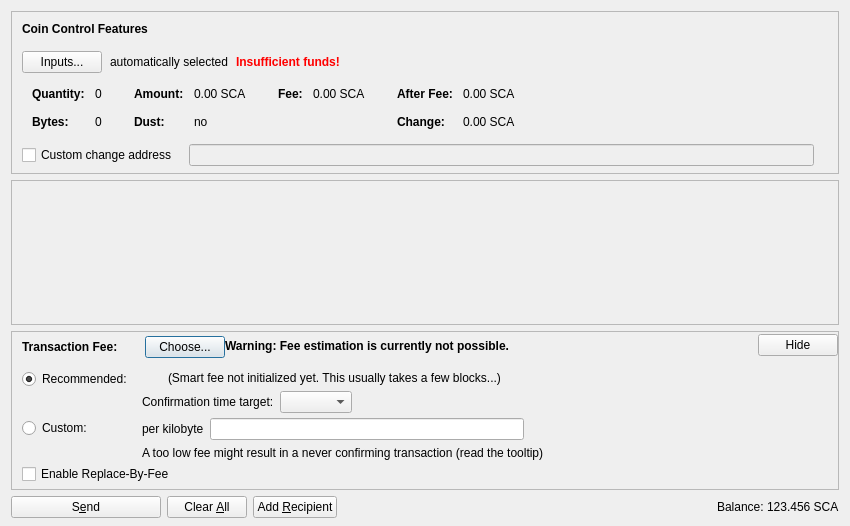
<?xml version="1.0" encoding="UTF-8"?>
<ui version="4.0">
 <class>SendCoinsDialog</class>
 <widget class="QDialog" name="SendCoinsDialog">
  <property name="geometry">
   <rect>
    <x>0</x>
    <y>0</y>
    <width>850</width>
    <height>526</height>
   </rect>
  </property>
  <property name="windowTitle">
   <string>Send Coins</string>
  </property>
  <layout class="QVBoxLayout" name="verticalLayout" stretch="0,1,0,0">
   <property name="bottomMargin">
    <number>8</number>
   </property>
   <item>
    <widget class="QFrame" name="frameCoinControl">
     <property name="sizePolicy">
      <sizepolicy hsizetype="Expanding" vsizetype="Expanding">
       <horstretch>0</horstretch>
       <verstretch>0</verstretch>
      </sizepolicy>
     </property>
     <property name="maximumSize">
      <size>
       <width>16777215</width>
       <height>16777215</height>
      </size>
     </property>
     <property name="frameShape">
      <enum>QFrame::StyledPanel</enum>
     </property>
     <property name="frameShadow">
      <enum>QFrame::Sunken</enum>
     </property>
     <layout class="QVBoxLayout" name="verticalLayoutCoinControl2">
      <property name="spacing">
       <number>0</number>
      </property>
      <property name="leftMargin">
       <number>0</number>
      </property>
      <property name="topMargin">
       <number>0</number>
      </property>
      <property name="rightMargin">
       <number>0</number>
      </property>
      <property name="bottomMargin">
       <number>6</number>
      </property>
      <item>
       <layout class="QVBoxLayout" name="verticalLayoutCoinControl" stretch="0,0,0,0,1">
        <property name="spacing">
         <number>0</number>
        </property>
        <property name="leftMargin">
         <number>10</number>
        </property>
        <property name="topMargin">
         <number>10</number>
        </property>
        <item>
         <layout class="QHBoxLayout" name="horizontalLayoutCoinControl1">
          <property name="bottomMargin">
           <number>15</number>
          </property>
          <item>
           <widget class="QLabel" name="labelCoinControlFeatures">
            <property name="sizePolicy">
             <sizepolicy hsizetype="Preferred" vsizetype="Maximum">
              <horstretch>0</horstretch>
              <verstretch>0</verstretch>
             </sizepolicy>
            </property>
            <property name="font">
             <font>
              <weight>75</weight>
              <bold>true</bold>
             </font>
            </property>
            <property name="styleSheet">
             <string notr="true">font-weight:bold;</string>
            </property>
            <property name="text">
             <string>Coin Control Features</string>
            </property>
           </widget>
          </item>
         </layout>
        </item>
        <item>
         <layout class="QHBoxLayout" name="horizontalLayoutCoinControl2" stretch="0,0,0,0">
          <property name="spacing">
           <number>8</number>
          </property>
          <property name="bottomMargin">
           <number>10</number>
          </property>
          <item>
           <widget class="QPushButton" name="pushButtonCoinControl">
            <property name="styleSheet">
             <string notr="true"/>
            </property>
            <property name="text">
             <string>Inputs...</string>
            </property>
            <property name="autoDefault">
             <bool>false</bool>
            </property>
           </widget>
          </item>
          <item>
           <widget class="QLabel" name="labelCoinControlAutomaticallySelected">
            <property name="text">
             <string>automatically selected</string>
            </property>
            <property name="margin">
             <number>5</number>
            </property>
           </widget>
          </item>
          <item>
           <widget class="QLabel" name="labelCoinControlInsuffFunds">
            <property name="font">
             <font>
              <weight>75</weight>
              <bold>true</bold>
             </font>
            </property>
            <property name="styleSheet">
             <string notr="true">color:red;font-weight:bold;</string>
            </property>
            <property name="text">
             <string>Insufficient funds!</string>
            </property>
            <property name="margin">
             <number>5</number>
            </property>
           </widget>
          </item>
          <item>
           <spacer name="horizontalSpacerCoinControl">
            <property name="orientation">
             <enum>Qt::Horizontal</enum>
            </property>
            <property name="sizeHint" stdset="0">
             <size>
              <width>40</width>
              <height>1</height>
             </size>
            </property>
           </spacer>
          </item>
         </layout>
        </item>
        <item>
         <widget class="QWidget" name="widgetCoinControl" native="true">
          <property name="sizePolicy">
           <sizepolicy hsizetype="Preferred" vsizetype="Preferred">
            <horstretch>0</horstretch>
            <verstretch>0</verstretch>
           </sizepolicy>
          </property>
          <property name="minimumSize">
           <size>
            <width>0</width>
            <height>0</height>
           </size>
          </property>
          <property name="styleSheet">
           <string notr="true"/>
          </property>
          <layout class="QHBoxLayout" name="horizontalLayoutCoinControl5">
           <property name="leftMargin">
            <number>0</number>
           </property>
           <property name="topMargin">
            <number>0</number>
           </property>
           <property name="rightMargin">
            <number>0</number>
           </property>
           <property name="bottomMargin">
            <number>0</number>
           </property>
           <item>
            <layout class="QHBoxLayout" name="horizontalLayoutCoinControl3" stretch="0,0,0,1">
             <property name="spacing">
              <number>20</number>
             </property>
             <property name="topMargin">
              <number>0</number>
             </property>
             <property name="bottomMargin">
              <number>10</number>
             </property>
             <item>
              <layout class="QFormLayout" name="formLayoutCoinControl1">
               <property name="horizontalSpacing">
                <number>10</number>
               </property>
               <property name="verticalSpacing">
                <number>14</number>
               </property>
               <property name="leftMargin">
                <number>10</number>
               </property>
               <property name="topMargin">
                <number>4</number>
               </property>
               <property name="rightMargin">
                <number>6</number>
               </property>
               <item row="0" column="0">
                <widget class="QLabel" name="labelCoinControlQuantityText">
                 <property name="font">
                  <font>
                   <weight>75</weight>
                   <bold>true</bold>
                  </font>
                 </property>
                 <property name="text">
                  <string>Quantity:</string>
                 </property>
                 <property name="margin">
                  <number>0</number>
                 </property>
                </widget>
               </item>
               <item row="0" column="1">
                <widget class="QLabel" name="labelCoinControlQuantity">
                 <property name="cursor">
                  <cursorShape>IBeamCursor</cursorShape>
                 </property>
                 <property name="contextMenuPolicy">
                  <enum>Qt::ActionsContextMenu</enum>
                 </property>
                 <property name="text">
                  <string notr="true">0</string>
                 </property>
                 <property name="margin">
                  <number>0</number>
                 </property>
                 <property name="textInteractionFlags">
                  <set>Qt::LinksAccessibleByMouse|Qt::TextSelectableByKeyboard|Qt::TextSelectableByMouse</set>
                 </property>
                </widget>
               </item>
               <item row="1" column="0">
                <widget class="QLabel" name="labelCoinControlBytesText">
                 <property name="font">
                  <font>
                   <weight>75</weight>
                   <bold>true</bold>
                  </font>
                 </property>
                 <property name="text">
                  <string>Bytes:</string>
                 </property>
                </widget>
               </item>
               <item row="1" column="1">
                <widget class="QLabel" name="labelCoinControlBytes">
                 <property name="cursor">
                  <cursorShape>IBeamCursor</cursorShape>
                 </property>
                 <property name="contextMenuPolicy">
                  <enum>Qt::ActionsContextMenu</enum>
                 </property>
                 <property name="text">
                  <string notr="true">0</string>
                 </property>
                 <property name="textInteractionFlags">
                  <set>Qt::LinksAccessibleByMouse|Qt::TextSelectableByKeyboard|Qt::TextSelectableByMouse</set>
                 </property>
                </widget>
               </item>
              </layout>
             </item>
             <item>
              <layout class="QFormLayout" name="formLayoutCoinControl2">
               <property name="horizontalSpacing">
                <number>10</number>
               </property>
               <property name="verticalSpacing">
                <number>14</number>
               </property>
               <property name="leftMargin">
                <number>6</number>
               </property>
               <property name="topMargin">
                <number>4</number>
               </property>
               <property name="rightMargin">
                <number>6</number>
               </property>
               <item row="0" column="0">
                <widget class="QLabel" name="labelCoinControlAmountText">
                 <property name="font">
                  <font>
                   <weight>75</weight>
                   <bold>true</bold>
                  </font>
                 </property>
                 <property name="text">
                  <string>Amount:</string>
                 </property>
                 <property name="margin">
                  <number>0</number>
                 </property>
                </widget>
               </item>
               <item row="0" column="1">
                <widget class="QLabel" name="labelCoinControlAmount">
                 <property name="cursor">
                  <cursorShape>IBeamCursor</cursorShape>
                 </property>
                 <property name="contextMenuPolicy">
                  <enum>Qt::ActionsContextMenu</enum>
                 </property>
                 <property name="text">
                  <string notr="true">0.00 SCA</string>
                 </property>
                 <property name="textInteractionFlags">
                  <set>Qt::LinksAccessibleByMouse|Qt::TextSelectableByKeyboard|Qt::TextSelectableByMouse</set>
                 </property>
                </widget>
               </item>
               <item row="1" column="0">
                <widget class="QLabel" name="labelCoinControlLowOutputText">
                 <property name="font">
                  <font>
                   <weight>75</weight>
                   <bold>true</bold>
                  </font>
                 </property>
                 <property name="text">
                  <string>Dust:</string>
                 </property>
                </widget>
               </item>
               <item row="1" column="1">
                <widget class="QLabel" name="labelCoinControlLowOutput">
                 <property name="cursor">
                  <cursorShape>IBeamCursor</cursorShape>
                 </property>
                 <property name="contextMenuPolicy">
                  <enum>Qt::ActionsContextMenu</enum>
                 </property>
                 <property name="text">
                  <string notr="true">no</string>
                 </property>
                 <property name="textInteractionFlags">
                  <set>Qt::LinksAccessibleByMouse|Qt::TextSelectableByKeyboard|Qt::TextSelectableByMouse</set>
                 </property>
                </widget>
               </item>
              </layout>
             </item>
             <item>
              <layout class="QFormLayout" name="formLayoutCoinControl3">
               <property name="horizontalSpacing">
                <number>10</number>
               </property>
               <property name="verticalSpacing">
                <number>14</number>
               </property>
               <property name="leftMargin">
                <number>6</number>
               </property>
               <property name="topMargin">
                <number>4</number>
               </property>
               <property name="rightMargin">
                <number>6</number>
               </property>
               <item row="0" column="0">
                <widget class="QLabel" name="labelCoinControlFeeText">
                 <property name="font">
                  <font>
                   <weight>75</weight>
                   <bold>true</bold>
                  </font>
                 </property>
                 <property name="text">
                  <string>Fee:</string>
                 </property>
                 <property name="margin">
                  <number>0</number>
                 </property>
                </widget>
               </item>
               <item row="0" column="1">
                <widget class="QLabel" name="labelCoinControlFee">
                 <property name="cursor">
                  <cursorShape>IBeamCursor</cursorShape>
                 </property>
                 <property name="contextMenuPolicy">
                  <enum>Qt::ActionsContextMenu</enum>
                 </property>
                 <property name="text">
                  <string notr="true">0.00 SCA</string>
                 </property>
                 <property name="textInteractionFlags">
                  <set>Qt::LinksAccessibleByMouse|Qt::TextSelectableByKeyboard|Qt::TextSelectableByMouse</set>
                 </property>
                </widget>
               </item>
              </layout>
             </item>
             <item>
              <layout class="QFormLayout" name="formLayoutCoinControl4">
               <property name="horizontalSpacing">
                <number>10</number>
               </property>
               <property name="verticalSpacing">
                <number>14</number>
               </property>
               <property name="leftMargin">
                <number>6</number>
               </property>
               <property name="topMargin">
                <number>4</number>
               </property>
               <property name="rightMargin">
                <number>6</number>
               </property>
               <item row="0" column="0">
                <widget class="QLabel" name="labelCoinControlAfterFeeText">
                 <property name="font">
                  <font>
                   <weight>75</weight>
                   <bold>true</bold>
                  </font>
                 </property>
                 <property name="text">
                  <string>After Fee:</string>
                 </property>
                 <property name="margin">
                  <number>0</number>
                 </property>
                </widget>
               </item>
               <item row="0" column="1">
                <widget class="QLabel" name="labelCoinControlAfterFee">
                 <property name="cursor">
                  <cursorShape>IBeamCursor</cursorShape>
                 </property>
                 <property name="contextMenuPolicy">
                  <enum>Qt::ActionsContextMenu</enum>
                 </property>
                 <property name="text">
                  <string notr="true">0.00 SCA</string>
                 </property>
                 <property name="textInteractionFlags">
                  <set>Qt::LinksAccessibleByMouse|Qt::TextSelectableByKeyboard|Qt::TextSelectableByMouse</set>
                 </property>
                </widget>
               </item>
               <item row="1" column="0">
                <widget class="QLabel" name="labelCoinControlChangeText">
                 <property name="font">
                  <font>
                   <weight>75</weight>
                   <bold>true</bold>
                  </font>
                 </property>
                 <property name="text">
                  <string>Change:</string>
                 </property>
                </widget>
               </item>
               <item row="1" column="1">
                <widget class="QLabel" name="labelCoinControlChange">
                 <property name="cursor">
                  <cursorShape>IBeamCursor</cursorShape>
                 </property>
                 <property name="contextMenuPolicy">
                  <enum>Qt::ActionsContextMenu</enum>
                 </property>
                 <property name="text">
                  <string notr="true">0.00 SCA</string>
                 </property>
                 <property name="textInteractionFlags">
                  <set>Qt::LinksAccessibleByMouse|Qt::TextSelectableByKeyboard|Qt::TextSelectableByMouse</set>
                 </property>
                </widget>
               </item>
              </layout>
             </item>
            </layout>
           </item>
          </layout>
         </widget>
        </item>
        <item>
         <layout class="QHBoxLayout" name="horizontalLayoutCoinControl4" stretch="0,0,0">
          <property name="spacing">
           <number>12</number>
          </property>
          <property name="sizeConstraint">
           <enum>QLayout::SetDefaultConstraint</enum>
          </property>
          <property name="topMargin">
           <number>5</number>
          </property>
          <property name="rightMargin">
           <number>5</number>
          </property>
          <item>
           <widget class="QCheckBox" name="checkBoxCoinControlChange">
            <property name="toolTip">
             <string>If this is activated, but the change address is empty or invalid, change will be sent to a newly generated address.</string>
            </property>
            <property name="text">
             <string>Custom change address</string>
            </property>
           </widget>
          </item>
          <item>
           <widget class="QValidatedLineEdit" name="lineEditCoinControlChange">
            <property name="enabled">
             <bool>false</bool>
            </property>
            <property name="sizePolicy">
             <sizepolicy hsizetype="Expanding" vsizetype="Fixed">
              <horstretch>0</horstretch>
              <verstretch>0</verstretch>
             </sizepolicy>
            </property>
           </widget>
          </item>
          <item>
           <widget class="QLabel" name="labelCoinControlChangeLabel">
            <property name="sizePolicy">
             <sizepolicy hsizetype="Preferred" vsizetype="Expanding">
              <horstretch>0</horstretch>
              <verstretch>0</verstretch>
             </sizepolicy>
            </property>
            <property name="minimumSize">
             <size>
              <width>0</width>
              <height>0</height>
             </size>
            </property>
            <property name="text">
             <string/>
            </property>
            <property name="margin">
             <number>3</number>
            </property>
           </widget>
          </item>
         </layout>
        </item>
        <item>
         <spacer name="verticalSpacerCoinControl">
          <property name="orientation">
           <enum>Qt::Vertical</enum>
          </property>
          <property name="sizeHint" stdset="0">
           <size>
            <width>800</width>
            <height>1</height>
           </size>
          </property>
         </spacer>
        </item>
       </layout>
      </item>
     </layout>
    </widget>
   </item>
   <item>
    <widget class="QScrollArea" name="scrollArea">
     <property name="widgetResizable">
      <bool>true</bool>
     </property>
     <widget class="QWidget" name="scrollAreaWidgetContents">
      <property name="geometry">
       <rect>
        <x>0</x>
        <y>0</y>
        <width>830</width>
        <height>104</height>
       </rect>
      </property>
      <layout class="QVBoxLayout" name="verticalLayout_2" stretch="0,1">
       <property name="leftMargin">
        <number>0</number>
       </property>
       <property name="topMargin">
        <number>0</number>
       </property>
       <property name="rightMargin">
        <number>0</number>
       </property>
       <property name="bottomMargin">
        <number>0</number>
       </property>
       <item>
        <layout class="QVBoxLayout" name="entries">
         <property name="spacing">
          <number>6</number>
         </property>
        </layout>
       </item>
       <item>
        <spacer name="verticalSpacer">
         <property name="orientation">
          <enum>Qt::Vertical</enum>
         </property>
         <property name="sizeHint" stdset="0">
          <size>
           <width>20</width>
           <height>40</height>
          </size>
         </property>
        </spacer>
       </item>
      </layout>
     </widget>
    </widget>
   </item>
   <item>
    <widget class="QFrame" name="frameFee">
     <property name="sizePolicy">
      <sizepolicy hsizetype="Expanding" vsizetype="Expanding">
       <horstretch>0</horstretch>
       <verstretch>0</verstretch>
      </sizepolicy>
     </property>
     <property name="maximumSize">
      <size>
       <width>16777215</width>
       <height>16777215</height>
      </size>
     </property>
     <property name="frameShape">
      <enum>QFrame::StyledPanel</enum>
     </property>
     <property name="frameShadow">
      <enum>QFrame::Sunken</enum>
     </property>
     <layout class="QVBoxLayout" name="verticalLayoutFee1">
      <property name="spacing">
       <number>0</number>
      </property>
      <property name="leftMargin">
       <number>0</number>
      </property>
      <property name="topMargin">
       <number>0</number>
      </property>
      <property name="rightMargin">
       <number>0</number>
      </property>
      <property name="bottomMargin">
       <number>0</number>
      </property>
      <item>
       <layout class="QVBoxLayout" name="verticalLayoutFee2" stretch="0,0,0">
        <property name="spacing">
         <number>0</number>
        </property>
        <property name="leftMargin">
         <number>10</number>
        </property>
        <property name="topMargin">
         <number>0</number>
        </property>
        <item>
         <layout class="QHBoxLayout" name="horizontalLayoutFee1">
          <property name="bottomMargin">
           <number>0</number>
          </property>
          <item>
           <layout class="QVBoxLayout" name="verticalLayoutFee7">
            <property name="spacing">
             <number>0</number>
            </property>
            <item>
             <spacer name="verticalSpacerSmartFee">
              <property name="orientation">
               <enum>Qt::Vertical</enum>
              </property>
              <property name="sizeType">
               <enum>QSizePolicy::Fixed</enum>
              </property>
              <property name="sizeHint" stdset="0">
               <size>
                <width>1</width>
                <height>4</height>
               </size>
              </property>
             </spacer>
            </item>
            <item>
             <layout class="QHBoxLayout" name="horizontalLayoutSmartFee">
              <property name="spacing">
               <number>10</number>
              </property>
              <item>
               <widget class="QLabel" name="labelFeeHeadline">
                <property name="sizePolicy">
                 <sizepolicy hsizetype="Preferred" vsizetype="Maximum">
                  <horstretch>0</horstretch>
                  <verstretch>0</verstretch>
                 </sizepolicy>
                </property>
                <property name="font">
                 <font>
                  <weight>75</weight>
                  <bold>true</bold>
                 </font>
                </property>
                <property name="styleSheet">
                 <string notr="true">font-weight:bold;</string>
                </property>
                <property name="text">
                 <string>Transaction Fee:</string>
                </property>
               </widget>
              </item>
              <item>
               <widget class="QLabel" name="labelFeeMinimized">
                <property name="text">
                 <string/>
                </property>
               </widget>
              </item>
              <item>
               <widget class="QPushButton" name="buttonChooseFee">
                <property name="text">
                 <string>Choose...</string>
                </property>
               </widget>
              </item>
             </layout>
            </item>
            <item>
             <spacer name="verticalSpacer_5">
              <property name="orientation">
               <enum>Qt::Vertical</enum>
              </property>
              <property name="sizeHint" stdset="0">
               <size>
                <width>1</width>
                <height>1</height>
               </size>
              </property>
             </spacer>
            </item>
           </layout>
          </item>
          <item>
           <widget class="QLabel" name="fallbackFeeWarningLabel">
            <property name="toolTip">
             <string>Using the fallbackfee can result in sending a transaction that will take several hours or days (or never) to confirm. Consider choosing your fee manually or wait until you have validated the complete chain.</string>
            </property>
            <property name="font">
            <font>
                <weight>75</weight>
                <bold>true</bold>
            </font>
            </property>
            <property name="text">
             <string>Warning: Fee estimation is currently not possible.</string>
            </property>
            <property name="wordWrap">
             <bool>false</bool>
            </property>
           </widget>
          </item>
          <item>
           <spacer name="horizontalSpacer_4">
            <property name="orientation">
             <enum>Qt::Horizontal</enum>
            </property>
            <property name="sizeType">
             <enum>QSizePolicy::MinimumExpanding</enum>
            </property>
            <property name="sizeHint" stdset="0">
             <size>
              <width>40</width>
              <height>20</height>
             </size>
            </property>
           </spacer>
          </item>
          <item>
           <widget class="QPushButton" name="buttonMinimizeFee">
            <property name="toolTip">
             <string>collapse fee-settings</string>
            </property>
            <property name="text">
             <string>Hide</string>
            </property>
           </widget>
          </item>
         </layout>
        </item>
        <item>
         <widget class="QFrame" name="frameFeeSelection">
          <layout class="QVBoxLayout" name="verticalLayoutFee12">
           <property name="spacing">
            <number>0</number>
           </property>
           <property name="leftMargin">
            <number>0</number>
           </property>
           <property name="topMargin">
            <number>0</number>
           </property>
           <property name="rightMargin">
            <number>0</number>
           </property>
           <property name="bottomMargin">
            <number>0</number>
           </property>
           <item>
            <layout class="QGridLayout" name="gridLayoutFee">
             <property name="topMargin">
              <number>10</number>
             </property>
             <property name="bottomMargin">
              <number>4</number>
             </property>
             <property name="horizontalSpacing">
              <number>10</number>
             </property>
             <property name="verticalSpacing">
              <number>4</number>
             </property>
             <item row="1" column="1">
              <layout class="QVBoxLayout" name="verticalLayoutFee8">
               <property name="spacing">
                <number>6</number>
               </property>
               <item>
                <layout class="QHBoxLayout" name="horizontalLayoutFee13">
                 <item>
                  <widget class="QLabel" name="labelCustomPerKilobyte">
                   <property name="toolTip">
                    <string>Specify a custom fee per kB (1,000 bytes) of the transaction's virtual size.

Note:  Since the fee is calculated on a per-byte basis, a fee of "100 satoshis per kB" for a transaction size of 500 bytes (half of 1 kB) would ultimately yield a fee of only 50 satoshis.</string>
                   </property>
                   <property name="text">
                    <string>per kilobyte</string>
                   </property>
                  </widget>
                 </item>
                 <item>
                  <widget class="BitcoinAmountField" name="customFee"/>
                 </item>
                 <item>
                  <spacer name="horizontalSpacer_6">
                   <property name="orientation">
                    <enum>Qt::Horizontal</enum>
                   </property>
                   <property name="sizeHint" stdset="0">
                    <size>
                     <width>1</width>
                     <height>1</height>
                    </size>
                   </property>
                  </spacer>
                 </item>
                </layout>
               </item>
               <item>
                <layout class="QHBoxLayout" name="horizontalLayoutFee8">
                 <item>
                  <widget class="QLabel" name="labelCustomFeeWarning">
                   <property name="enabled">
                    <bool>true</bool>
                   </property>
                   <property name="toolTip">
                    <string>When there is less transaction volume than space in the blocks, miners as well as relaying nodes may enforce a minimum fee. Paying only this minimum fee is just fine, but be aware that this can result in a never confirming transaction once there is more demand for scalaris transactions than the network can process.</string>
                   </property>
                   <property name="text">
                    <string>A too low fee might result in a never confirming transaction (read the tooltip)</string>
                   </property>
                  </widget>
                 </item>
                 <item>
                  <spacer name="horizontalSpacer_2">
                   <property name="orientation">
                    <enum>Qt::Horizontal</enum>
                   </property>
                   <property name="sizeHint" stdset="0">
                    <size>
                     <width>1</width>
                     <height>1</height>
                    </size>
                   </property>
                  </spacer>
                 </item>
                </layout>
               </item>
              </layout>
             </item>
             <item row="0" column="0">
              <layout class="QVBoxLayout" name="verticalLayoutFee4" stretch="0,1">
               <item>
                <widget class="QRadioButton" name="radioSmartFee">
                 <property name="text">
                  <string>Recommended:</string>
                 </property>
                 <property name="checked">
                  <bool>true</bool>
                 </property>
                 <attribute name="buttonGroup">
                  <string notr="true">groupFee</string>
                 </attribute>
                </widget>
               </item>
               <item>
                <spacer name="verticalSpacer_2">
                 <property name="orientation">
                  <enum>Qt::Vertical</enum>
                 </property>
                 <property name="sizeHint" stdset="0">
                  <size>
                   <width>1</width>
                   <height>1</height>
                  </size>
                 </property>
                </spacer>
               </item>
              </layout>
             </item>
             <item row="1" column="0">
              <layout class="QVBoxLayout" name="verticalLayoutFee9" stretch="0,1">
               <item>
                <widget class="QRadioButton" name="radioCustomFee">
                 <property name="text">
                  <string>Custom:</string>
                 </property>
                 <attribute name="buttonGroup">
                  <string notr="true">groupFee</string>
                 </attribute>
                </widget>
               </item>
               <item>
                <spacer name="verticalSpacer_6">
                 <property name="orientation">
                  <enum>Qt::Vertical</enum>
                 </property>
                 <property name="sizeHint" stdset="0">
                  <size>
                   <width>1</width>
                   <height>1</height>
                  </size>
                 </property>
                </spacer>
               </item>
              </layout>
             </item>
             <item row="0" column="1">
              <layout class="QVBoxLayout" name="verticalLayoutFee3" stretch="0,0,1">
               <property name="spacing">
                <number>6</number>
               </property>
               <property name="topMargin">
                <number>2</number>
               </property>
               <item>
                <layout class="QHBoxLayout" name="horizontalLayoutFee12">
                 <item>
                  <widget class="QLabel" name="labelSmartFee">
                   <property name="text">
                    <string/>
                   </property>
                  </widget>
                 </item>
                 <item>
                  <widget class="QLabel" name="labelFeeEstimation">
                   <property name="text">
                    <string/>
                   </property>
                  </widget>
                 </item>
                 <item>
                  <widget class="QLabel" name="labelSmartFee2">
                   <property name="text">
                    <string>(Smart fee not initialized yet. This usually takes a few blocks...)</string>
                   </property>
                  </widget>
                 </item>
                 <item>
                  <spacer name="horizontalSpacer_5">
                   <property name="orientation">
                    <enum>Qt::Horizontal</enum>
                   </property>
                   <property name="sizeHint" stdset="0">
                    <size>
                     <width>1</width>
                     <height>1</height>
                    </size>
                   </property>
                  </spacer>
                 </item>
                </layout>
               </item>
               <item>
                <layout class="QHBoxLayout" name="horizontalLayoutFee9">
                 <item>
                  <layout class="QVBoxLayout" name="verticalLayoutFee6">
                   <item>
                    <widget class="QLabel" name="labelSmartFee3">
                     <property name="text">
                      <string>Confirmation time target:</string>
                     </property>
                    </widget>
                   </item>
                  </layout>
                 </item>
                 <item>
                  <layout class="QVBoxLayout" name="verticalLayoutFee5">
                   <property name="rightMargin">
                    <number>30</number>
                   </property>
                   <item>
                    <layout class="QHBoxLayout" name="horizontalLayoutConfTarget">
                     <property name="bottomMargin">
                      <number>0</number>
                     </property>
                     <item>
                      <widget class="QComboBox" name="confTargetSelector"/>
                     </item>
                     <item>
                      <spacer name="horizontalSpacerConfTarget">
                       <property name="orientation">
                        <enum>Qt::Horizontal</enum>
                       </property>
                       <property name="sizeHint" stdset="0">
                        <size>
                         <width>40</width>
                         <height>20</height>
                        </size>
                       </property>
                      </spacer>
                     </item>
                    </layout>
                   </item>
                  </layout>
                 </item>
                </layout>
               </item>
               <item>
                <spacer name="verticalSpacer_4">
                 <property name="orientation">
                  <enum>Qt::Vertical</enum>
                 </property>
                 <property name="sizeHint" stdset="0">
                  <size>
                   <width>1</width>
                   <height>1</height>
                  </size>
                 </property>
                </spacer>
               </item>
              </layout>
             </item>
            </layout>
           </item>
           <item>
            <widget class="QCheckBox" name="optInRBF">
             <property name="text">
              <string>Enable Replace-By-Fee</string>
             </property>
             <property name="toolTip">
              <string>With Replace-By-Fee (BIP-125) you can increase a transaction's fee after it is sent. Without this, a higher fee may be recommended to compensate for increased transaction delay risk.</string>
             </property>
            </widget>
           </item>
          </layout>
         </widget>
        </item>
        <item>
         <spacer name="verticalSpacerFee">
          <property name="orientation">
           <enum>Qt::Vertical</enum>
          </property>
          <property name="sizeHint" stdset="0">
           <size>
            <width>40</width>
            <height>5</height>
           </size>
          </property>
         </spacer>
        </item>
       </layout>
      </item>
     </layout>
    </widget>
   </item>
   <item>
    <layout class="QHBoxLayout" name="horizontalLayout">
     <item>
      <widget class="QPushButton" name="sendButton">
       <property name="minimumSize">
        <size>
         <width>150</width>
         <height>0</height>
        </size>
       </property>
       <property name="toolTip">
        <string>Confirm the send action</string>
       </property>
       <property name="text">
        <string>S&amp;end</string>
       </property>
       <property name="icon">
        <iconset resource="../bitcoin.qrc">
         <normaloff>:/icons/send</normaloff>:/icons/send</iconset>
       </property>
       <property name="autoDefault">
        <bool>false</bool>
       </property>
       <property name="default">
        <bool>false</bool>
       </property>
      </widget>
     </item>
     <item>
      <widget class="QPushButton" name="clearButton">
       <property name="sizePolicy">
        <sizepolicy hsizetype="Minimum" vsizetype="Fixed">
         <horstretch>0</horstretch>
         <verstretch>0</verstretch>
        </sizepolicy>
       </property>
       <property name="toolTip">
        <string>Clear all fields of the form.</string>
       </property>
       <property name="text">
        <string>Clear &amp;All</string>
       </property>
       <property name="icon">
        <iconset resource="../bitcoin.qrc">
         <normaloff>:/icons/remove</normaloff>:/icons/remove</iconset>
       </property>
       <property name="autoDefault">
        <bool>false</bool>
       </property>
      </widget>
     </item>
     <item>
      <widget class="QPushButton" name="addButton">
       <property name="toolTip">
        <string>Send to multiple recipients at once</string>
       </property>
       <property name="text">
        <string>Add &amp;Recipient</string>
       </property>
       <property name="icon">
        <iconset resource="../bitcoin.qrc">
         <normaloff>:/icons/add</normaloff>:/icons/add</iconset>
       </property>
       <property name="autoDefault">
        <bool>false</bool>
       </property>
      </widget>
     </item>
     <item>
      <spacer name="horizontalSpacer">
       <property name="orientation">
        <enum>Qt::Horizontal</enum>
       </property>
       <property name="sizeHint" stdset="0">
        <size>
         <width>40</width>
         <height>20</height>
        </size>
       </property>
      </spacer>
     </item>
     <item>
      <layout class="QHBoxLayout" name="horizontalLayout_2">
       <property name="spacing">
        <number>3</number>
       </property>
       <item>
        <widget class="QLabel" name="label">
         <property name="sizePolicy">
          <sizepolicy hsizetype="Preferred" vsizetype="Fixed">
           <horstretch>0</horstretch>
           <verstretch>0</verstretch>
          </sizepolicy>
         </property>
         <property name="text">
          <string>Balance:</string>
         </property>
        </widget>
       </item>
       <item>
        <widget class="QLabel" name="labelBalance">
         <property name="sizePolicy">
          <sizepolicy hsizetype="Preferred" vsizetype="Fixed">
           <horstretch>0</horstretch>
           <verstretch>0</verstretch>
          </sizepolicy>
         </property>
         <property name="cursor">
          <cursorShape>IBeamCursor</cursorShape>
         </property>
         <property name="text">
          <string notr="true">123.456 SCA</string>
         </property>
         <property name="textInteractionFlags">
          <set>Qt::LinksAccessibleByMouse|Qt::TextSelectableByKeyboard|Qt::TextSelectableByMouse</set>
         </property>
        </widget>
       </item>
      </layout>
     </item>
    </layout>
   </item>
  </layout>
 </widget>
 <customwidgets>
  <customwidget>
   <class>QValidatedLineEdit</class>
   <extends>QLineEdit</extends>
   <header>qt/qvalidatedlineedit.h</header>
  </customwidget>
  <customwidget>
   <class>BitcoinAmountField</class>
   <extends>QLineEdit</extends>
   <header>qt/bitcoinamountfield.h</header>
   <container>1</container>
  </customwidget>
 </customwidgets>
 <resources>
  <include location="../bitcoin.qrc"/>
 </resources>
 <connections/>
 <buttongroups>
  <buttongroup name="groupFee"/>
 </buttongroups>
</ui>
